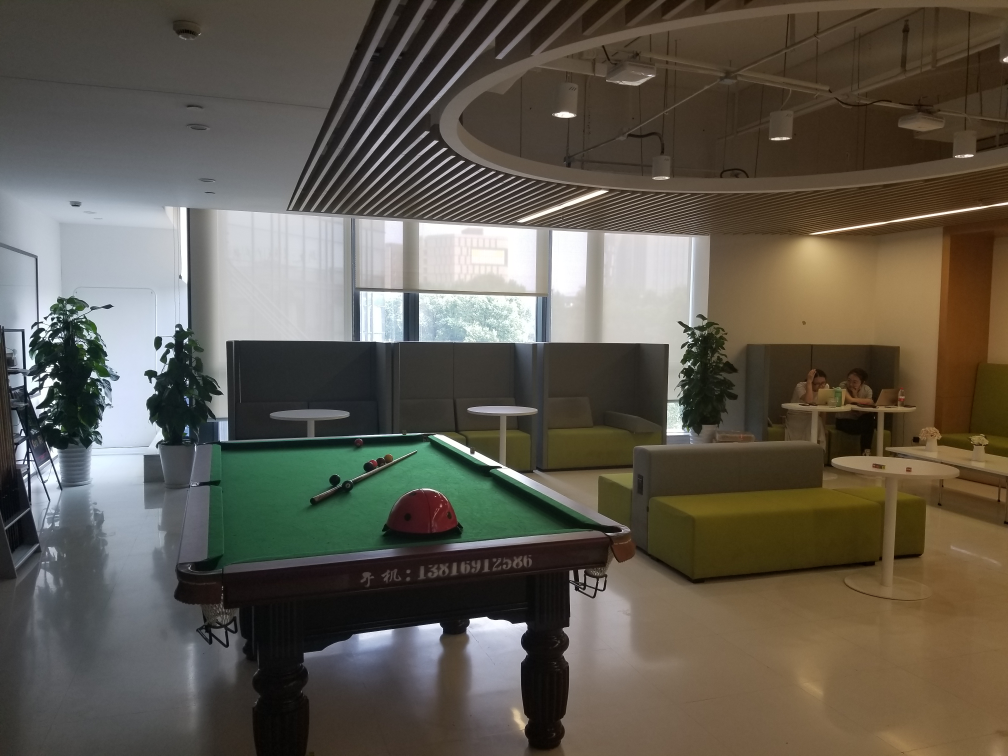
#> input picture sense1/1.jpg, 4032 x 3024 px (shown at 1/4 size); its folder holds 4 pictures in this run
$ python rectangle_4kright_ubun.py
#> lines starting #> are read from the running program, lines starting #| are printed output that depends on the picture
#coding=utf-8
import cv2
from PIL import Image, ImageTk
import numpy as np
import tkinter.filedialog
import tkinter as tk
import os
import threading
import time
from tkinter import ttk
import json
import csv

import tkinter.messagebox

window = tk.Tk()   #创建根窗口

top = tk.Toplevel(window)   #创建顶层窗口，用于在双击时弹窗显示点击的图片
top.destroy()   #顶层窗口暂时不用，双击时才会弹出
marktop = tk.Toplevel(window)   #创建顶层窗口，用于在双击时弹窗显示点击的图片
cmb = ttk.Combobox(marktop)
marktop.destroy()   #顶层窗口暂时不用，双击时才会弹出
var1 = tk.DoubleVar()
var2 = tk.DoubleVar()
var3 = tk.DoubleVar()
var4 = tk.DoubleVar()

#该函数通过文件夹的路径path可以生成一个数组，数组的元素均为文件夹下每一张图片的绝对路径
def getfilesname(path):
#> called with path = 'sense1'
    filesname =[]
    if(path != '' and path != ()):
        dirs = os.listdir(path)
        print(dirs)
        for i in dirs:
            if os.path.splitext(i)[1] == ".jpg" or os.path.splitext(i)[1] == ".png" or os.path.splitext(i)[1] == ".JPG" or os.path.splitext(i)[1] == ".jpeg":
                filesname+=[path+'/'+i]
    else:
        filesname = []
    return filesname

#该函数用于切换文件夹，当“选择路径”按钮按下时出发
#该函数包含众多全局变量，并对其一一修改
# [95 lines left out: function selectPath, not called in this run]

#测试函数，无用
def print_selection():
    print('you have selected ' + var.get())

#原始图片通过Image.open加载，之后通过次函数，可以生成用于展示的imagefile
#注意，该函数包含全局变量，包含resize操作，慎用！！！
def create(img_open,box):
    global w_canvas,h_canvas
    region = img_open.crop(box)

    region1 = region.resize((w_canvas, h_canvas))

    image_file = ImageTk.PhotoImage(image = region1)
    return image_file

#重要函数，用于在画布上展示图片
#image1-image4均为画布上图片的id，基本思路是：应用canvas的delete方法删除原来的展示图片，然后再换一张新的图片上去
#不要重复叠图片，会增加资源消耗
# [165 lines left out: functions putimage, drag, scaler, not called in this run]

#鼠标按键释放触发该函数，清空全局loc
#用于实现拖动
def locclear(event):
    global loc
    loc.clear()

#opencv内置算子实现在img2中找出和img相似的区域
# [639 lines left out: functions match, update, update_key, next, next_key, previous and 10 more, not called in this run]


window.title('My Window')

w_win = window.winfo_screenwidth()
h_win = window.winfo_screenheight()

print(w_win,h_win)
big = str(w_win) + 'x' + str(h_win)
window.geometry(big)

w_canvas =int(w_win*0.5)
h_canvas = int(h_win*0.47)


phoneidstart = 1
whichpic = 1  #for toplevel
data = []

flag = 0 #用于控制打分类型，0为直接打分，1为框选打分
rect_box = [0,0,0,0]  #用于记录矩形位置,画布上的相对位置，而非真实位置


#path = 'C:/Users/37151/Desktop/tkinter/sense1'
path = os.getcwd() + '/sense1'
path=path.replace("\\","/")
senseid = path.split('/')[-1]
#print(path)
pathh = tk.StringVar()
tk.Label(window,text = "目标路径:").place(x=0.0*w_win, y=0.025*h_win, anchor='w')
tk.Entry(window, textvariable = pathh).place(x=0.035*w_win, y=0.025*h_win,width = 251, anchor='w')
tk.Button(window, text = "路径选择", command = selectPath).place(x=0.2*w_win, y=0.025*h_win, anchor='w')

filesname=getfilesname(path)

img1 = cv2.imread(filesname[0],0)
#> img1: shape (3024, 4032); min 0, max 255, mean 90.3
img2 = cv2.imread(filesname[1],0)
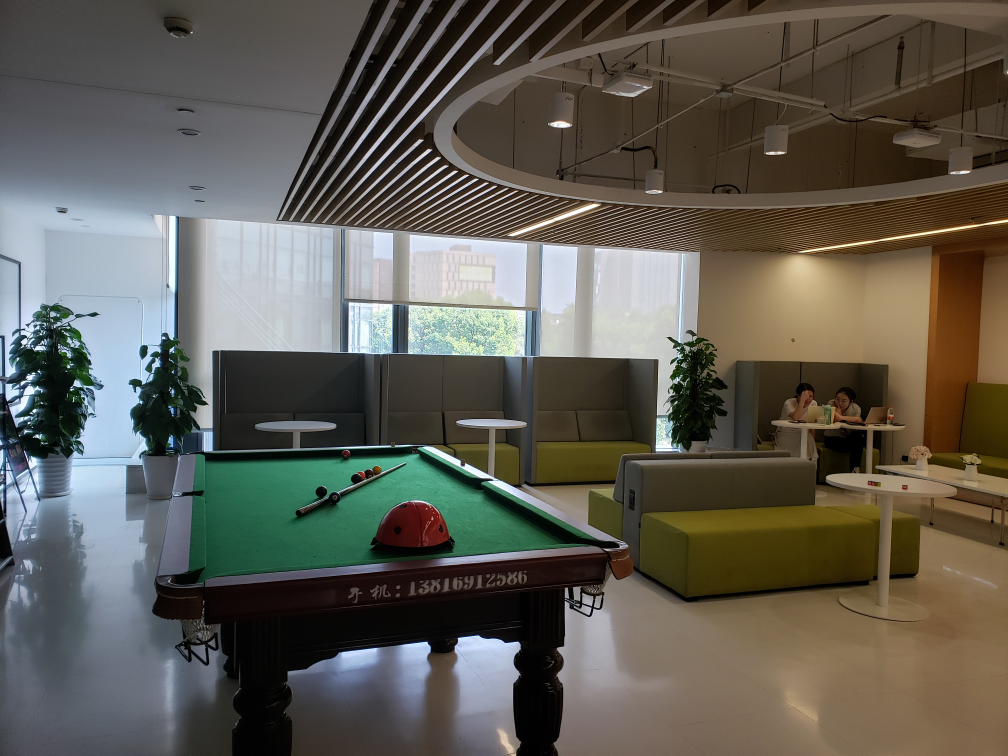
#> input picture sense1/2.jpg, 4032 x 3024 px (shown at 1/4 size)
#> img2: shape (3024, 4032); min 0, max 255, mean 92
img3 = cv2.imread(filesname[2],0)
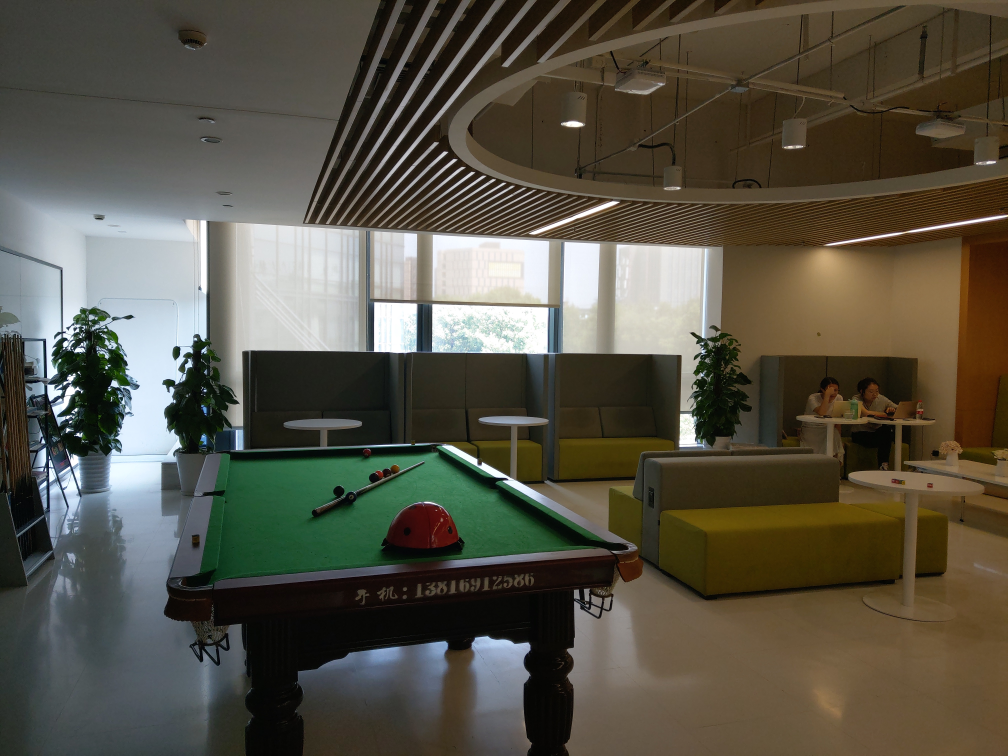
#> input picture sense1/3.jpg, 4032 x 3024 px (shown at 1/4 size)
#> img3: shape (3024, 4032); min 0, max 255, mean 82.6
img4 = cv2.imread(filesname[3],0)
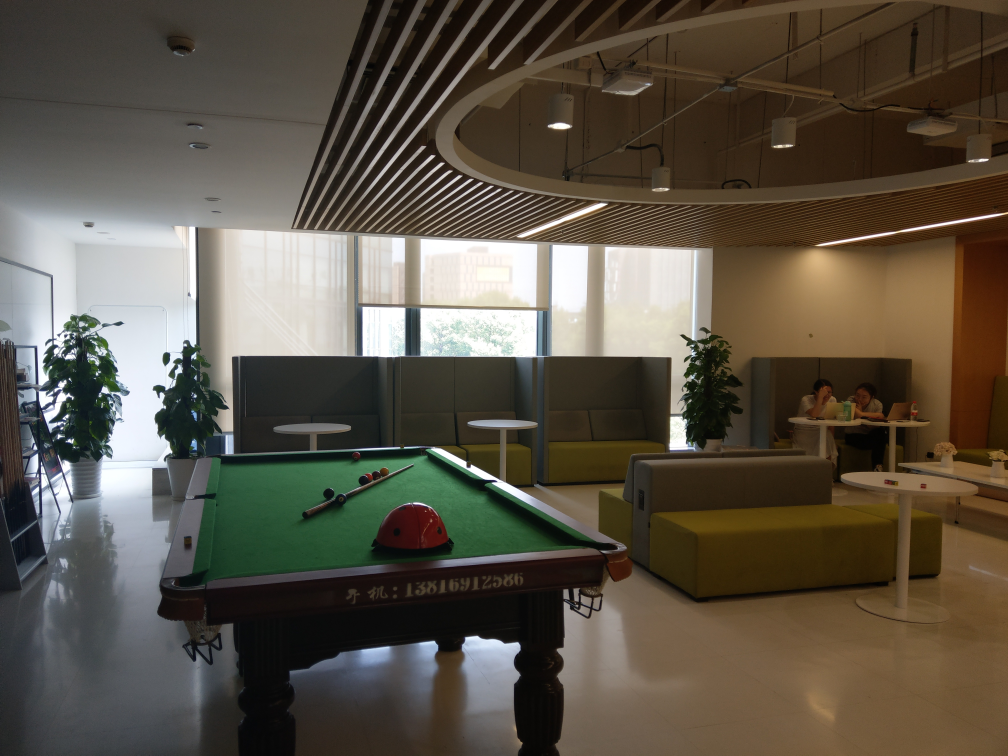
#> input picture sense1/4.jpg, 4032 x 3024 px (shown at 1/4 size)
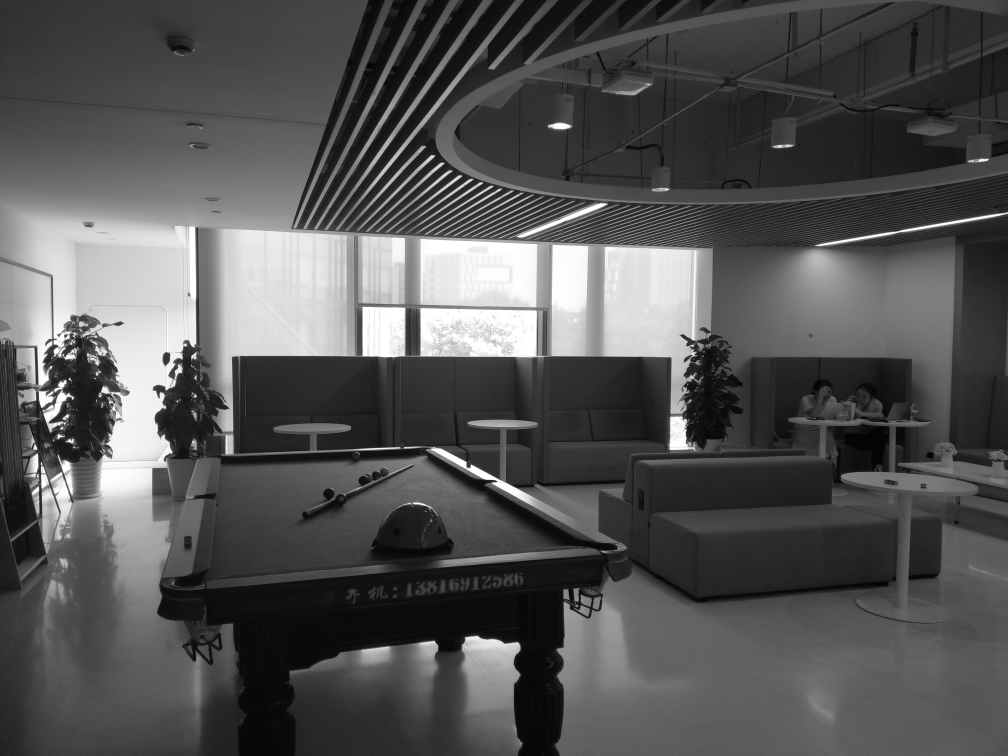
#> img4: shape (3024, 4032) (shown at 1/4 size); min 0, max 255, mean 84.4


img_open1 = Image.open(filesname[0])
img_open2 = Image.open(filesname[1])
img_open3 = Image.open(filesname[2])
img_open4 = Image.open(filesname[3])

if (img1.shape[0]>img1.shape[1]):
    img_open1 = img_open1.rotate(270,expand = True)
    img_open2 = img_open2.rotate(270,expand = True)
    img_open3 = img_open3.rotate(270,expand = True)
    img_open4 = img_open4.rotate(270,expand = True)

w_img = img1.shape[1]
#> w_img = 4032
h_img = img1.shape[0]
#> h_img = 3024
print(img_open1)
#| <PIL.JpegImagePlugin.JpegImageFile image mode=RGB size=4032x3024 at 0x7F30351EBE50>

# [4 lines of commented-out code are left out]


maxscale = min(int(w_img/w_canvas),int(h_img/h_canvas))
#> maxscale = 4

scale = maxscale
#> scale = 4

loc = []

box = (0, 0, w_canvas*scale, h_canvas*scale)
#> box = (0, 0, 3840, 2028)
box2 = (0, 0, w_canvas*scale, h_canvas*scale)
#> box2 = (0, 0, 3840, 2028)
box3 = (0, 0, w_canvas*scale, h_canvas*scale)
#> box3 = (0, 0, 3840, 2028)
box4 = (0, 0, w_canvas*scale, h_canvas*scale)

# tk.Label(text='评分属性：').place(x=0.33*w_win, y=0.025*h_win, anchor='w')
# cmb = ttk.Combobox(window)
# cmb.place(x=0.37*w_win, y=0.025*h_win, anchor='w')
# # 设置下拉菜单中的值
# cmb['value'] = ('noise','detail','expor','color')

changeb = tk.Button(window, text='启用框选打分',  command=changemode)
changeb.place(x=0.25*w_win, y=0.025*h_win, anchor='w')


# [26 lines of commented-out code are left out]
if(w_img/h_img < w_win/h_win):
    whole_imagefile1 = ImageTk.PhotoImage(image = img_open1.resize((int(0.9*h_win*w_img/h_img),int(0.9*h_win))))
    whole_imagefile2 = ImageTk.PhotoImage(image = img_open2.resize((int(0.9*h_win*w_img/h_img),int(0.9*h_win))))
    whole_imagefile3 = ImageTk.PhotoImage(image = img_open3.resize((int(0.9*h_win*w_img/h_img),int(0.9*h_win))))
    whole_imagefile4 = ImageTk.PhotoImage(image = img_open4.resize((int(0.9*h_win*w_img/h_img),int(0.9*h_win))))
else:
    whole_imagefile1 = ImageTk.PhotoImage(image = img_open1.resize((int(0.9*w_win),int(0.9*w_win*h_img/w_img))))
    whole_imagefile2 = ImageTk.PhotoImage(image = img_open1.resize((int(0.9*w_win),int(0.9*w_win*h_img/w_img))))
    whole_imagefile3 = ImageTk.PhotoImage(image = img_open1.resize((int(0.9*w_win),int(0.9*w_win*h_img/w_img))))
    whole_imagefile4 = ImageTk.PhotoImage(image = img_open1.resize((int(0.9*w_win),int(0.9*w_win*h_img/w_img))))

image_file1 = create(img_open1,box)
image_file2 = create(img_open2,box2)
#> call 2 of create, with box = (0, 0, 3840, 2028)
#> in create (call 2), `region1 = region.resize((w_canvas, h_canvas))`:
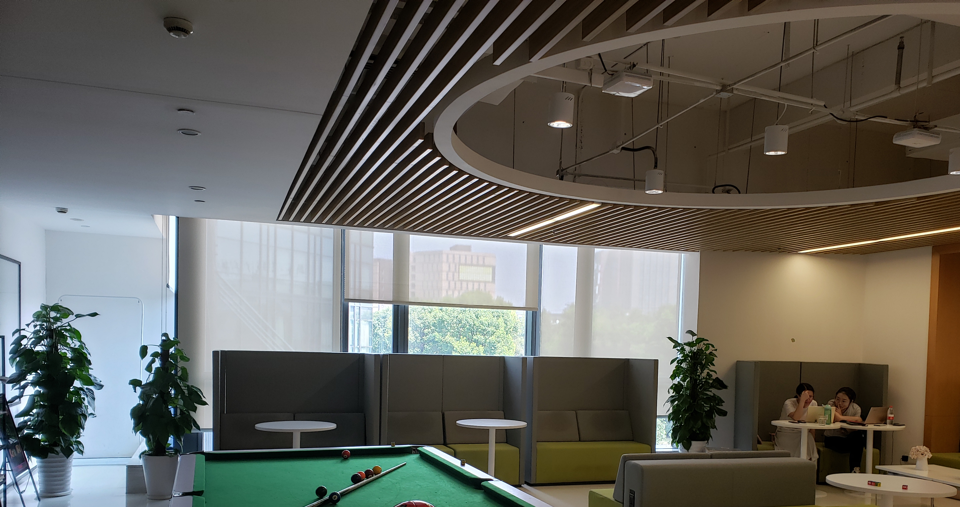
#> region1: PIL image 960x507 RGB; mean R, G, B 100.2, 98.6, 91.2
image_file3 = create(img_open3,box3)
image_file4 = create(img_open4,box4)
#> call 4 of create, with box = (0, 0, 3840, 2028)
#> in create (call 4), `region1 = region.resize((w_canvas, h_canvas))`:
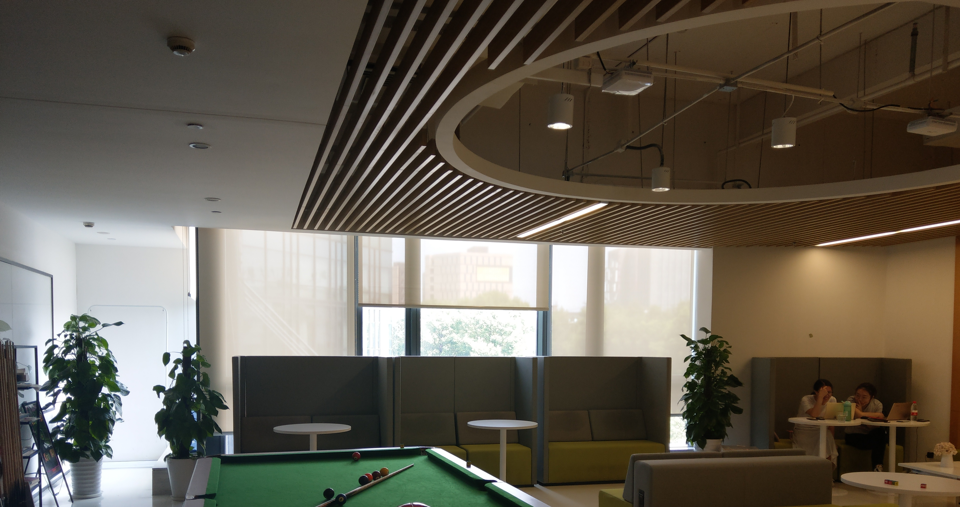
#> region1: PIL image 960x507 RGB; mean R, G, B 100.3, 93.5, 81.6

canvas1 = tk.Canvas(window, height=h_canvas, width=w_canvas)
image1 = canvas1.create_image(w_canvas, h_canvas, anchor='se',image=image_file1)
canvas1.place(x=0.5*w_win, y=0.52*h_win, anchor='se')

canvas2 = tk.Canvas(window,height=h_canvas, width=w_canvas)
image2 = canvas2.create_image(0, h_canvas, anchor='sw',image=image_file2)
canvas2.place(x=0.5*w_win, y=0.52*h_win, anchor='sw')

canvas3 = tk.Canvas(window, height=h_canvas, width=w_canvas)
image3 = canvas3.create_image(w_canvas, 0, anchor='ne',image=image_file3)
canvas3.place(x=0.5*w_win, y=0.52*h_win, anchor='ne')

canvas4 = tk.Canvas(window, height=h_canvas, width=w_canvas)
image4 = canvas4.create_image(0, 0, anchor='nw',image=image_file4)
canvas4.place(x=0.5*w_win, y=0.52*h_win, anchor='nw')

rect1 = canvas1.create_rectangle(0, 0, 1, 1)
rect2 = canvas2.create_rectangle(0, 0, 1, 1)
rect3 = canvas3.create_rectangle(0, 0, 1, 1)
rect4 = canvas4.create_rectangle(0, 0, 1, 1)
canvas1.delete(rect1)
canvas2.delete(rect2)
canvas3.delete(rect3)
canvas4.delete(rect4)


# b = tk.Button(window, text='上传打分(ctrl+u)', font=('Arial', 12), command=upload)
# b.place(x=0.61*w_win, y=0.025*h_win, anchor='w')

b0= tk.Button(window, text='对齐(ctrl+m)', font=('Arial', 12),command=update)
b0.place(x=0.51*w_win, y=0.025*h_win, anchor='w')
#b0.bind('<Control-Key-m>')

b3= tk.Button(window, text='上一组(crtl+ ← )', font=('Arial', 12),command=previous)
b3.place(x=0.71*w_win, y=0.025*h_win, anchor='w')

b2= tk.Button(window, text='下一组(crtl+ → )', font=('Arial', 12),command=next)
b2.place(x=0.81*w_win, y=0.025*h_win, anchor='w')

b1= tk.Button(window, text='保存(ctrl+s)', font=('Arial', 12),command=save)
b1.place(x=0.91*w_win, y=0.025*h_win, anchor='w')

# [5 lines of commented-out code are left out]


window.bind("<Button-4>",scaler)
window.bind("<Button-5>",scaler)
window.bind("<B1-Motion>",drag)
window.bind("<ButtonRelease-1>",locclear)
window.bind('<Control-Key-m>',update_key)
window.bind('<Control-Key-u>',upload_key)
window.bind('<Control-Key-s>',save_key)
window.bind('<Double-Button-1>',display)
window.bind('<Control-Right>',next_key)
window.bind('<Control-Left>',previous_key)
window.bind("<3>",marking)

#window.attributes("-topmost",True)
window.mainloop()
